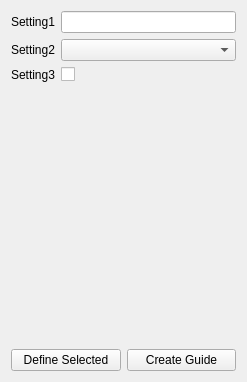
              <widget class="QWidget" name="R_guides_WidgetContents">
               <property name="geometry">
                <rect>
                 <x>0</x>
                 <y>0</y>
                 <width>247</width>
                 <height>382</height>
                </rect>
               </property>
               <property name="toolTip">
                <string notr="true"/>
               </property>
               <property name="statusTip">
                <string notr="true"/>
               </property>
               <property name="whatsThis">
                <string notr="true"/>
               </property>
               <property name="accessibleName">
                <string notr="true"/>
               </property>
               <property name="accessibleDescription">
                <string notr="true"/>
               </property>
               <layout class="QVBoxLayout" name="R_guides_scrollArea_vLay">
                <item>
                 <layout class="QFormLayout" name="module_settings_formLayout">
                  <property name="horizontalSpacing">
                   <number>6</number>
                  </property>
                  <item row="0" column="0">
                   <widget class="QLabel" name="setting1_lbl">
                    <property name="toolTip">
                     <string notr="true"/>
                    </property>
                    <property name="statusTip">
                     <string notr="true"/>
                    </property>
                    <property name="whatsThis">
                     <string notr="true"/>
                    </property>
                    <property name="accessibleName">
                     <string notr="true"/>
                    </property>
                    <property name="accessibleDescription">
                     <string notr="true"/>
                    </property>
                    <property name="text">
                     <string notr="true">Setting1</string>
                    </property>
                   </widget>
                  </item>
                  <item row="0" column="1">
                   <widget class="QLineEdit" name="setting1_le">
                    <property name="toolTip">
                     <string notr="true"/>
                    </property>
                    <property name="statusTip">
                     <string notr="true"/>
                    </property>
                    <property name="whatsThis">
                     <string notr="true"/>
                    </property>
                    <property name="accessibleName">
                     <string notr="true"/>
                    </property>
                    <property name="accessibleDescription">
                     <string notr="true"/>
                    </property>
                   </widget>
                  </item>
                  <item row="1" column="0">
                   <widget class="QLabel" name="setting2_lbl">
                    <property name="toolTip">
                     <string notr="true"/>
                    </property>
                    <property name="statusTip">
                     <string notr="true"/>
                    </property>
                    <property name="whatsThis">
                     <string notr="true"/>
                    </property>
                    <property name="accessibleName">
                     <string notr="true"/>
                    </property>
                    <property name="accessibleDescription">
                     <string notr="true"/>
                    </property>
                    <property name="text">
                     <string notr="true">Setting2</string>
                    </property>
                   </widget>
                  </item>
                  <item row="1" column="1">
                   <widget class="QComboBox" name="setting2_combo">
                    <property name="toolTip">
                     <string notr="true"/>
                    </property>
                    <property name="statusTip">
                     <string notr="true"/>
                    </property>
                    <property name="whatsThis">
                     <string notr="true"/>
                    </property>
                    <property name="accessibleName">
                     <string notr="true"/>
                    </property>
                    <property name="accessibleDescription">
                     <string notr="true"/>
                    </property>
                   </widget>
                  </item>
                  <item row="2" column="0">
                   <widget class="QLabel" name="setting3_lbl">
                    <property name="toolTip">
                     <string notr="true"/>
                    </property>
                    <property name="statusTip">
                     <string notr="true"/>
                    </property>
                    <property name="whatsThis">
                     <string notr="true"/>
                    </property>
                    <property name="accessibleName">
                     <string notr="true"/>
                    </property>
                    <property name="accessibleDescription">
                     <string notr="true"/>
                    </property>
                    <property name="text">
                     <string notr="true">Setting3</string>
                    </property>
                   </widget>
                  </item>
                  <item row="2" column="1">
                   <widget class="QCheckBox" name="setting3_chk">
                    <property name="toolTip">
                     <string notr="true"/>
                    </property>
                    <property name="statusTip">
                     <string notr="true"/>
                    </property>
                    <property name="whatsThis">
                     <string notr="true"/>
                    </property>
                    <property name="accessibleName">
                     <string notr="true"/>
                    </property>
                    <property name="accessibleDescription">
                     <string notr="true"/>
                    </property>
                   </widget>
                  </item>
                 </layout>
                </item>
                <item>
                 <layout class="QHBoxLayout" name="guide_buttons_hLay">
                  <item>
                   <widget class="QPushButton" name="define_selected_pb">
                    <property name="toolTip">
                     <string notr="true"/>
                    </property>
                    <property name="statusTip">
                     <string notr="true"/>
                    </property>
                    <property name="whatsThis">
                     <string notr="true"/>
                    </property>
                    <property name="accessibleName">
                     <string notr="true"/>
                    </property>
                    <property name="accessibleDescription">
                     <string notr="true"/>
                    </property>
                    <property name="text">
                     <string notr="true">Define Selected</string>
                    </property>
                   </widget>
                  </item>
                  <item>
                   <widget class="QPushButton" name="create_guide_pb">
                    <property name="toolTip">
                     <string notr="true"/>
                    </property>
                    <property name="statusTip">
                     <string notr="true"/>
                    </property>
                    <property name="whatsThis">
                     <string notr="true"/>
                    </property>
                    <property name="accessibleName">
                     <string notr="true"/>
                    </property>
                    <property name="accessibleDescription">
                     <string notr="true"/>
                    </property>
                    <property name="text">
                     <string notr="true">Create Guide</string>
                    </property>
                   </widget>
                  </item>
                 </layout>
                </item>
               </layout>
              </widget>
